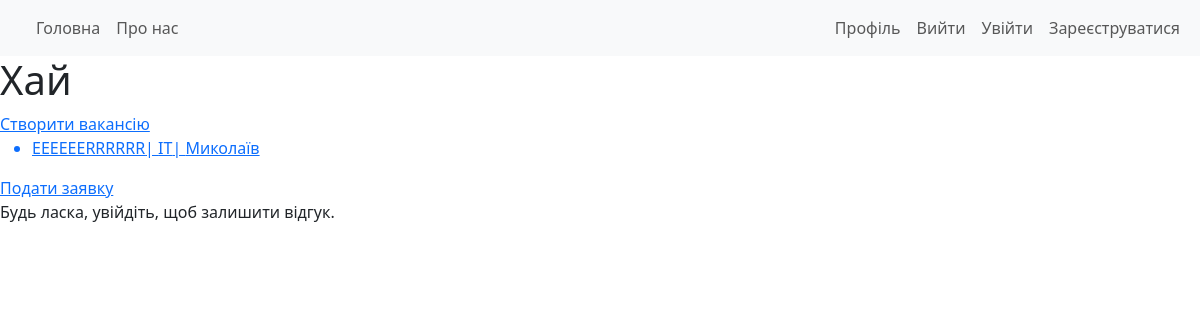
The app's page /, older data.
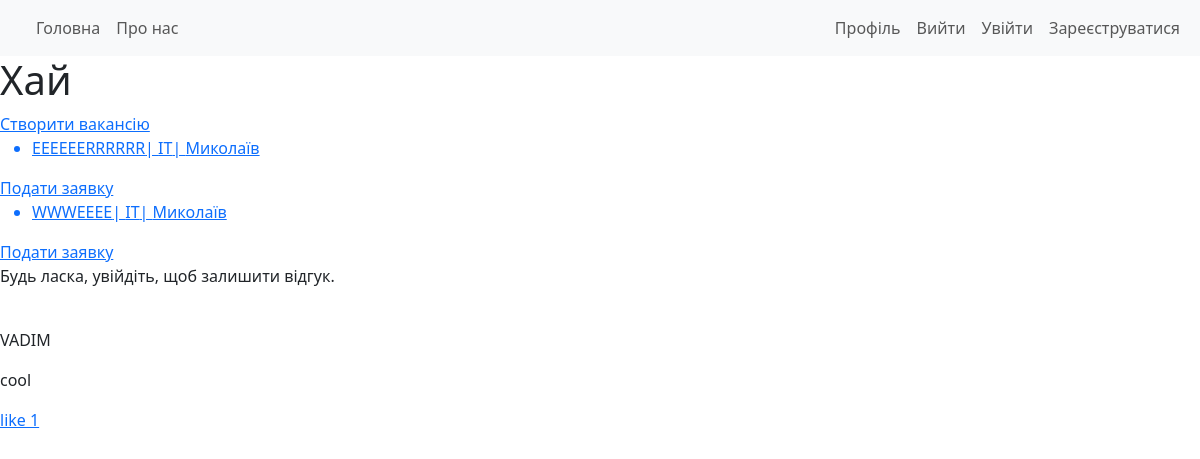
The same page, newer data.
### project/models.py (models this page shows, shortened)
class Vacancy(models.Model):
    title = models.CharField(max_length=256)#Заголовок
    description = models.TextField()#опис
    link = models.URLField(max_length=500, null=True, blank=True)
    company = models.ForeignKey(User, on_delete=models.CASCADE, related_name="vacancies")
    image = models.ImageField(upload_to='vacancies/images/',  null=True, blank=True)
    price_start = models.DecimalField(max_digits=10, decimal_places=2, null=True, blank=True)
    price_end = models.DecimalField(max_digits=10, decimal_places=2, null=True, blank=True)
    category = models.ForeignKey(Category, on_delete=models.SET_NULL, null=True)
    city = models.ForeignKey(City, on_delete=models.SET_NULL, related_name="vacancies", null=True)
    street = models.CharField(max_length=255, verbose_name="Вулиця")
    date = models.DateTimeField(auto_now_add=True)#дата створення

class Category(models.Model):
    name = models.CharField(max_length=150)
    def __str__(self):
        return self.name

class City(models.Model):
    name = models.CharField(max_length=100)
    def __str__(self):
        return self.name

class Response(models.Model):
    author = models.OneToOneField(User, on_delete=models.CASCADE, related_name="site_comment")#автор
    content = models.TextField()#опис
    created_at = models.DateTimeField(auto_now_add=True)

### project/views.py (the view, shortened to what this page needs)
# urls.py: path('', views.Job_ListView.as_view(), name='job_list'),
class Job_ListView(ListView):
    model = Vacancy
    form_class = Response_CreatFrom
    context_object_name = "jobs"
    template_name = "jobs/job_list.html"
    def get_context_data(self, **kwargs):
        context = super().get_context_data(**kwargs)
        context['all_responses'] = Response.objects.all()
        user_already_responded = False
        if self.request.user.is_authenticated:
            user_already_responded = Response.objects.filter(author=self.request.user).exists()
        context['user_already_responded'] = user_already_responded
        context['form'] = self.form_class()
        return context

### templates/jobs/job_list.html (shortened to what this page needs)
{% extends 'base.html' %}
{% load static %}
{% block content %}
    <h1>Хай</h1>
    <a href="{% url 'job_creat' %}">
    Створити вакансію
</a>
{% for jo in jobs %}
<a href="{% url 'job_datail' pk=jo.id %}">
<ul>
    <li>
        {{ jo.title }}|
        {{ jo.category }}|
        {{ jo.city }}
    </li>
</ul>
</a>
<a href="#">
    Подати заявку
</a>
{% endfor %}
{% if user.is_authenticated %}
    {% if user_already_responded %}
        <p>Ви вже залишили відгук про наш сайт. Дякуємо!</p>
    {% else %}
        <form method="POST" action="">
            {% csrf_token %}
            {{ form.as_p }}
            <button type="submit">Опублікувати відгук</button>
        </form>
    {% endif %}
{% else %}
    <p>Будь ласка, увійдіть, щоб залишити відгук.</p>
{% endif %}
<br>
<div class="responses">
    {% for res in all_responses %}
                <p>{{ res.author }}</p>
                <p>{{ res.content }}</p>
    <a href="{% url 'Like_Response' res.id %}">
        like {{ res.likes.count }}
    </a>
    {% endfor %}
</div>
{% endblock %}

Row changes from the older to the newer data that the page shows:
added Vacancy: title "WWWEEEE", category "IT", city "Миколаїв"
added Response: author "VADIM", content "cool", likes.count "1"
